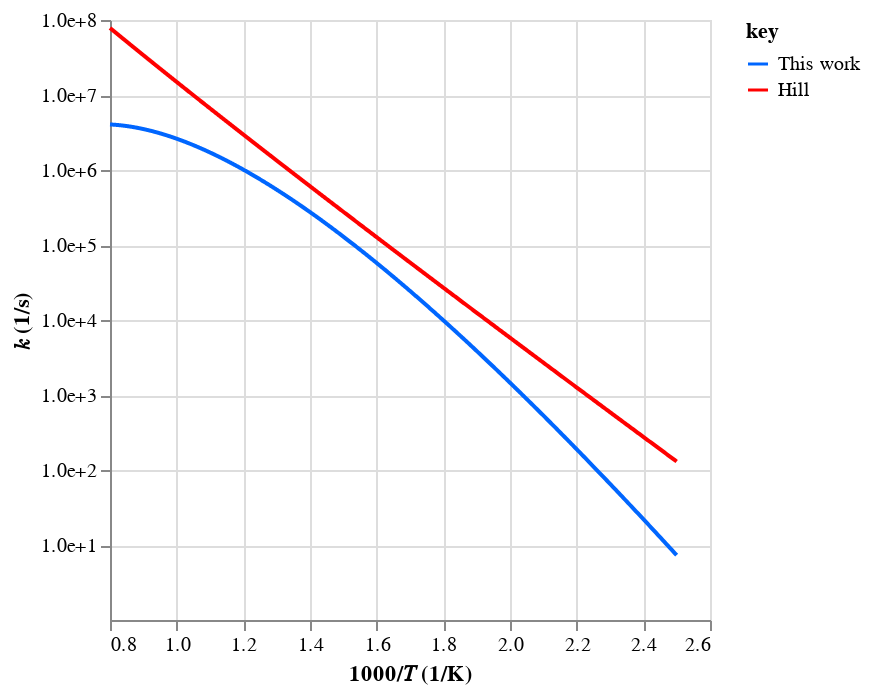
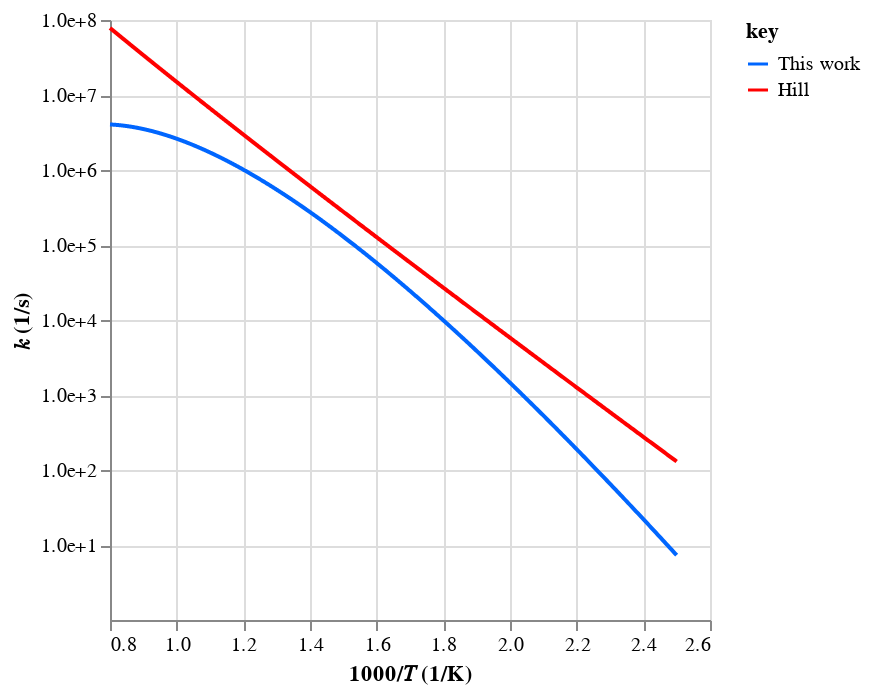
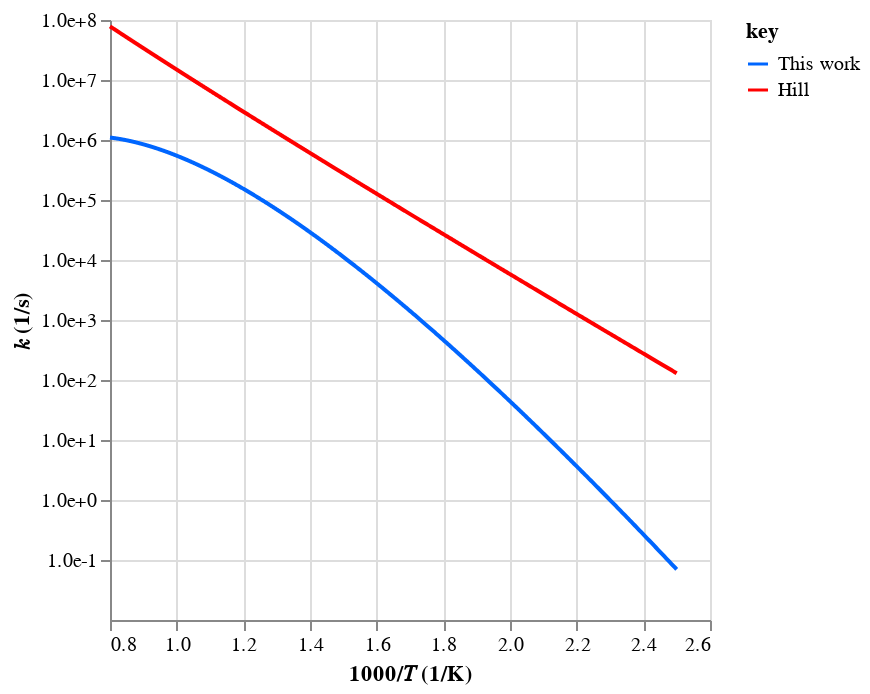
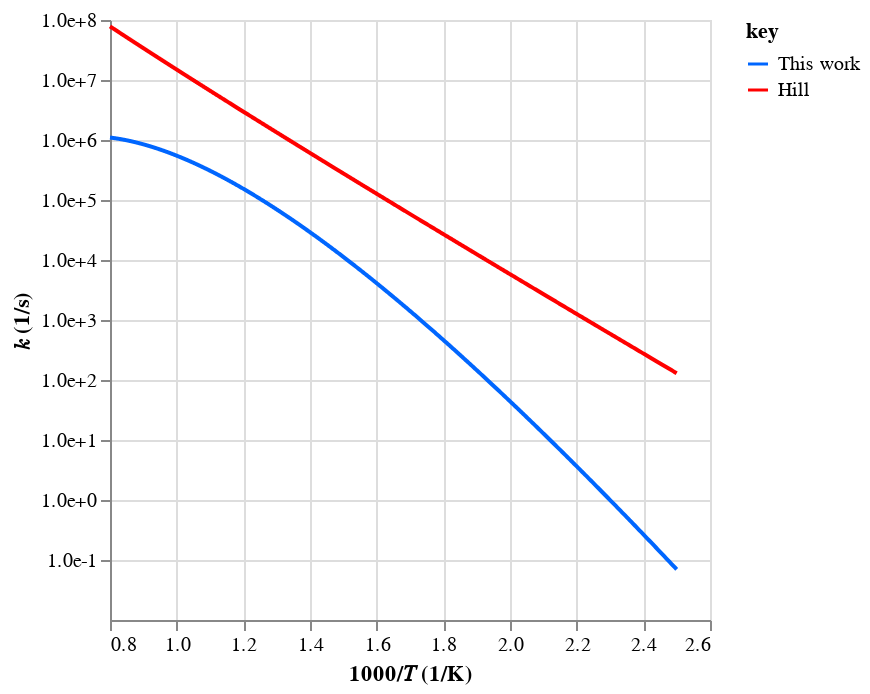

Here is the notebook cell these charts were saved with, in order:
### Code cell
# Check rates
workflow.plot_rates(tag=tag, root_path=root_path)

### Figure 1 — Vega-Lite specification as saved in the notebook (floating-point values rounded to 4 significant figures; data arrays with more than 128 entries replaced by an {"elided": "..."} marker saying what was removed)
{"config": {"view": {"continuousWidth": 300, "continuousHeight": 300}}, "data": {"name": "data-23f28d1e50a9ebb44d0d0c81c35e7b5d"}, "mark": {"type": "line"}, "encoding": {"color": {"field": "key", "scale": {"domain": ["This work", "Hill"], "range": ["#0066ff", "#ff0000"]}, "type": "nominal"}, "x": {"field": "x", "scale": {"zero": false}, "title": "1000/𝑇 (1/K)", "type": "quantitative"}, "y": {"axis": {"format": ".1e", "values": [10, 100, 1000, 10000, 100000, 1000000, 10000000, 100000000, 1000000000]}, "field": "value", "scale": {"type": "log"}, "title": "𝑘 (1/s)", "type": "quantitative"}}, "transform": [{"fold": ["This work", "Hill"]}], "$schema": "https://vega.github.io/schema/vega-lite/v5.20.1.json", "datasets": {"data-23f28d1e50a9ebb44d0d0c81c35e7b5d": {"elided": "1000 records"}}}

### Figure 2 — Vega-Lite specification as saved in the notebook (floating-point values rounded to 4 significant figures; data arrays with more than 128 entries replaced by an {"elided": "..."} marker saying what was removed)
{"config": {"view": {"continuousWidth": 300, "continuousHeight": 300}}, "data": {"name": "data-23f28d1e50a9ebb44d0d0c81c35e7b5d"}, "mark": {"type": "line"}, "encoding": {"color": {"field": "key", "scale": {"domain": ["This work", "Hill"], "range": ["#0066ff", "#ff0000"]}, "type": "nominal"}, "x": {"field": "x", "scale": {"zero": false}, "title": "1000/𝑇 (1/K)", "type": "quantitative"}, "y": {"axis": {"format": ".1e", "values": [10, 100, 1000, 10000, 100000, 1000000, 10000000, 100000000, 1000000000]}, "field": "value", "scale": {"type": "log"}, "title": "𝑘 (1/s)", "type": "quantitative"}}, "transform": [{"fold": ["This work", "Hill"]}], "$schema": "https://vega.github.io/schema/vega-lite/v5.20.1.json", "datasets": {"data-23f28d1e50a9ebb44d0d0c81c35e7b5d": {"elided": "1000 records"}}}

### Figure 3 — Vega-Lite specification as saved in the notebook (floating-point values rounded to 4 significant figures; data arrays with more than 128 entries replaced by an {"elided": "..."} marker saying what was removed)
{"config": {"view": {"continuousWidth": 300, "continuousHeight": 300}}, "data": {"name": "data-07b721dcf6a11296000faf9afd4e0055"}, "mark": {"type": "line"}, "encoding": {"color": {"field": "key", "scale": {"domain": ["This work", "Hill"], "range": ["#0066ff", "#ff0000"]}, "type": "nominal"}, "x": {"field": "x", "scale": {"zero": false}, "title": "1000/𝑇 (1/K)", "type": "quantitative"}, "y": {"axis": {"format": ".1e", "values": [0.1, 1, 10, 100, 1000, 10000, 100000, 1000000, 10000000, 100000000, 1000000000]}, "field": "value", "scale": {"type": "log"}, "title": "𝑘 (1/s)", "type": "quantitative"}}, "transform": [{"fold": ["This work", "Hill"]}], "$schema": "https://vega.github.io/schema/vega-lite/v5.20.1.json", "datasets": {"data-07b721dcf6a11296000faf9afd4e0055": {"elided": "1000 records"}}}

### Figure 4 — Vega-Lite specification as saved in the notebook (floating-point values rounded to 4 significant figures; data arrays with more than 128 entries replaced by an {"elided": "..."} marker saying what was removed)
{"config": {"view": {"continuousWidth": 300, "continuousHeight": 300}}, "data": {"name": "data-07b721dcf6a11296000faf9afd4e0055"}, "mark": {"type": "line"}, "encoding": {"color": {"field": "key", "scale": {"domain": ["This work", "Hill"], "range": ["#0066ff", "#ff0000"]}, "type": "nominal"}, "x": {"field": "x", "scale": {"zero": false}, "title": "1000/𝑇 (1/K)", "type": "quantitative"}, "y": {"axis": {"format": ".1e", "values": [0.1, 1, 10, 100, 1000, 10000, 100000, 1000000, 10000000, 100000000, 1000000000]}, "field": "value", "scale": {"type": "log"}, "title": "𝑘 (1/s)", "type": "quantitative"}}, "transform": [{"fold": ["This work", "Hill"]}], "$schema": "https://vega.github.io/schema/vega-lite/v5.20.1.json", "datasets": {"data-07b721dcf6a11296000faf9afd4e0055": {"elided": "1000 records"}}}
